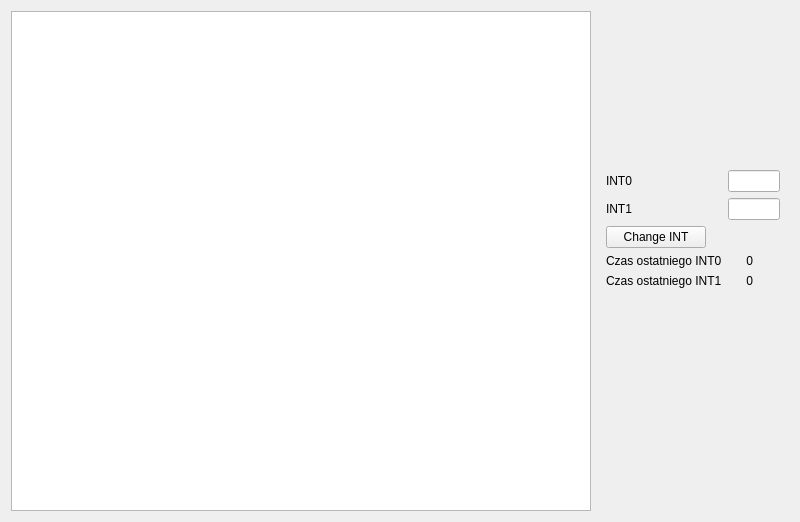
      <widget class="QWidget" name="tabBalises">
       <attribute name="title">
        <string>Balises</string>
       </attribute>
       <layout class="QHBoxLayout" name="horizontalLayout_2">
        <item>
         <widget class="QTableView" name="balisesTableView">
          <property name="minimumSize">
           <size>
            <width>580</width>
            <height>500</height>
           </size>
          </property>
          <property name="maximumSize">
           <size>
            <width>580</width>
            <height>500</height>
           </size>
          </property>
          <property name="editTriggers">
           <set>QAbstractItemView::NoEditTriggers</set>
          </property>
          <property name="alternatingRowColors">
           <bool>true</bool>
          </property>
          <property name="selectionMode">
           <enum>QAbstractItemView::SingleSelection</enum>
          </property>
          <property name="selectionBehavior">
           <enum>QAbstractItemView::SelectRows</enum>
          </property>
          <property name="sortingEnabled">
           <bool>true</bool>
          </property>
          <attribute name="horizontalHeaderCascadingSectionResizes">
           <bool>true</bool>
          </attribute>
          <attribute name="horizontalHeaderMinimumSectionSize">
           <number>20</number>
          </attribute>
          <attribute name="horizontalHeaderStretchLastSection">
           <bool>true</bool>
          </attribute>
          <attribute name="verticalHeaderVisible">
           <bool>false</bool>
          </attribute>
          <attribute name="verticalHeaderHighlightSections">
           <bool>false</bool>
          </attribute>
         </widget>
        </item>
        <item>
         <widget class="QWidget" name="balisaEditWidget" native="true">
          <property name="minimumSize">
           <size>
            <width>192</width>
            <height>200</height>
           </size>
          </property>
          <property name="maximumSize">
           <size>
            <width>192</width>
            <height>200</height>
           </size>
          </property>
          <layout class="QFormLayout" name="formLayout_4">
           <item row="0" column="0">
            <widget class="QLabel" name="int0Label">
             <property name="text">
              <string>INT0</string>
             </property>
            </widget>
           </item>
           <item row="0" column="1">
            <widget class="QLineEdit" name="int0LineEdit">
             <property name="minimumSize">
              <size>
               <width>25</width>
               <height>0</height>
              </size>
             </property>
             <property name="maximumSize">
              <size>
               <width>150</width>
               <height>16777215</height>
              </size>
             </property>
            </widget>
           </item>
           <item row="1" column="0">
            <widget class="QLabel" name="int1Label">
             <property name="text">
              <string>INT1</string>
             </property>
            </widget>
           </item>
           <item row="1" column="1">
            <widget class="QLineEdit" name="int1LineEdit">
             <property name="minimumSize">
              <size>
               <width>25</width>
               <height>0</height>
              </size>
             </property>
             <property name="maximumSize">
              <size>
               <width>150</width>
               <height>16777215</height>
              </size>
             </property>
            </widget>
           </item>
           <item row="6" column="0">
            <widget class="QLabel" name="int0TimeLabel">
             <property name="maximumSize">
              <size>
               <width>16777215</width>
               <height>16777215</height>
              </size>
             </property>
             <property name="text">
              <string>Czas ostatniego INT0</string>
             </property>
            </widget>
           </item>
           <item row="6" column="1">
            <widget class="QLabel" name="int0TimeValueLabel">
             <property name="minimumSize">
              <size>
               <width>25</width>
               <height>0</height>
              </size>
             </property>
             <property name="maximumSize">
              <size>
               <width>25</width>
               <height>16777215</height>
              </size>
             </property>
             <property name="layoutDirection">
              <enum>Qt::RightToLeft</enum>
             </property>
             <property name="text">
              <string>0</string>
             </property>
             <property name="alignment">
              <set>Qt::AlignRight|Qt::AlignTrailing|Qt::AlignVCenter</set>
             </property>
            </widget>
           </item>
           <item row="7" column="0">
            <widget class="QLabel" name="int1TimeLabel">
             <property name="text">
              <string>Czas ostatniego INT1</string>
             </property>
            </widget>
           </item>
           <item row="7" column="1">
            <widget class="QLabel" name="int1TimeValueLabel">
             <property name="maximumSize">
              <size>
               <width>25</width>
               <height>16777215</height>
              </size>
             </property>
             <property name="layoutDirection">
              <enum>Qt::RightToLeft</enum>
             </property>
             <property name="text">
              <string>0</string>
             </property>
             <property name="alignment">
              <set>Qt::AlignRight|Qt::AlignTrailing|Qt::AlignVCenter</set>
             </property>
            </widget>
           </item>
           <item row="5" column="0">
            <widget class="QPushButton" name="changeINTButton">
             <property name="minimumSize">
              <size>
               <width>100</width>
               <height>0</height>
              </size>
             </property>
             <property name="maximumSize">
              <size>
               <width>150</width>
               <height>16777215</height>
              </size>
             </property>
             <property name="text">
              <string>Change INT</string>
             </property>
            </widget>
           </item>
          </layout>
         </widget>
        </item>
       </layout>
      </widget>
